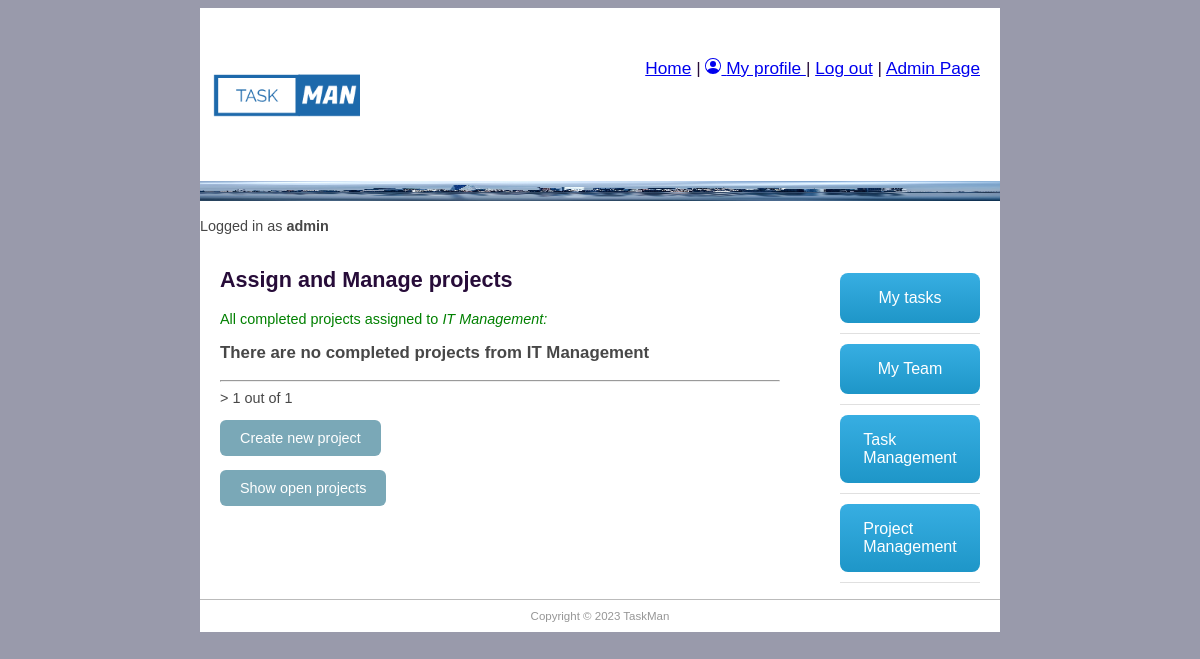
The app's page /taskman/projectsc/ (signed in), older data.
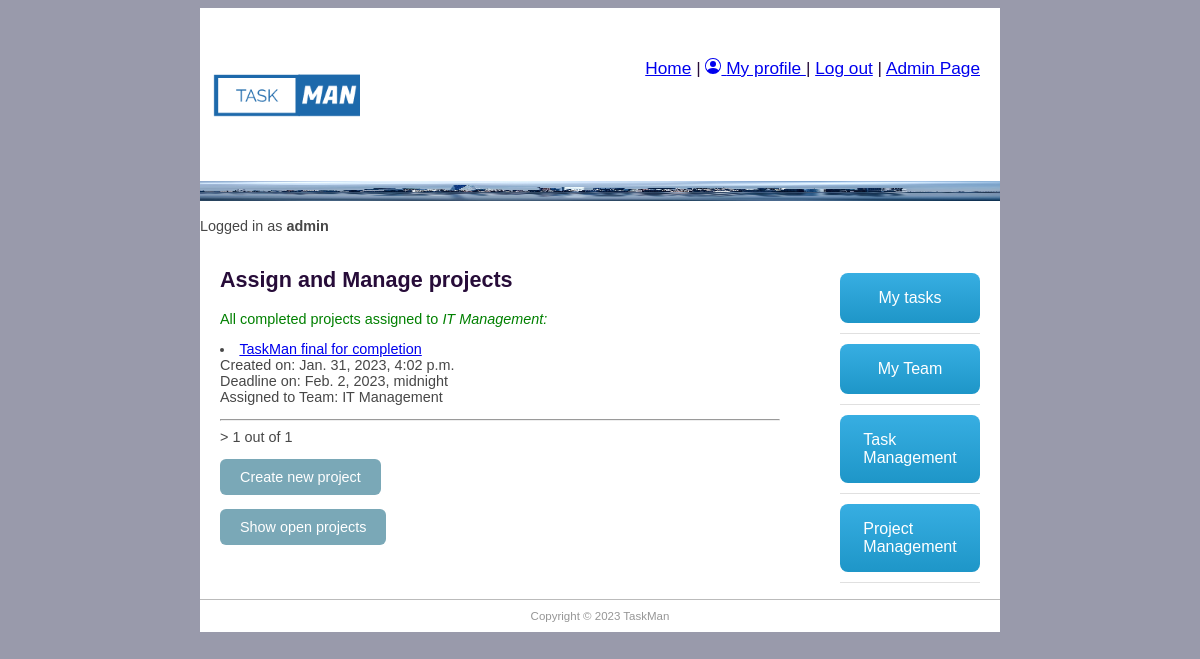
The same page, newer data.
### taskman/models.py (models this page shows, shortened)
class Employee(models.Model):
    user = models.OneToOneField(User, on_delete=models.CASCADE)
    group_id = models.ForeignKey(Group, help_text='Assign to a team', on_delete=models.SET_NULL, null=True, blank=True)
    photo = models.ImageField(default='default.png', upload_to='profile_pics')
    team_role = models.ForeignKey(TeamRole, help_text='Assign a position', on_delete=models.SET_NULL, null=True, blank=True)
    task_number = models.IntegerField('Number of tasks assigned', default=0)

class Project(models.Model):
    title = models.CharField('Project title', max_length=100, help_text='Enter project title')
    description = models.TextField('Description', max_length=2000, help_text='Enter project description')
    group_id = models.ForeignKey(Group, help_text='Assign to a team', blank=True, on_delete=models.SET_NULL, null=True)
    employee_req = models.IntegerField('Number of employees expected. Min:1', default=0, validators=[MinValueValidator(1)])
    enddate = models.DateTimeField('Requested finish date', null=True, blank=True)
    created_on = models.DateTimeField(editable=False, auto_now_add=True)
    updated_on = models.DateTimeField(editable=False, auto_now_add=True)
    completed_on = models.BooleanField('Completed', default=False)

### taskman/views.py (the view)
# urls.py: path('projectsc/', views.ProjectCListView.as_view(), name='all_projects_c'),
class ProjectCListView(LoginRequiredMixin, generic.ListView):
    model = Project
    paginate_by = 5
    template_name = 'project_list_completed.html'
    def get_queryset(self):
        current_employee = Employee.objects.get(user=self.request.user)
        task_list = Project.objects.filter(group_id__id=current_employee.group_id.id).filter(completed_on=True)
        return task_list
    def get_context_data(self, **kwargs):
        context = super().get_context_data(**kwargs)
        current_employee = Employee.objects.get(user=self.request.user)
        context['current_employee'] = current_employee
        return context

### taskman/templates/project_list_completed.html (shortened to what this page needs)
{% extends "base.html" %}
{% block content %}
{% if current_employee.team_role.name == 'Manager' or current_employee.team_role.name == 'Team Lead'%}
<h1>Assign and Manage projects</h1>
<p style="color:green">All completed projects assigned to <em>{{current_employee.group_id.name}}:</em> </p>
{% for project_obj in project_list %}
<li> <a href="{% url 'project-detail' pk=project_obj.pk %}">{{project_obj.title}}</a> <br> Created on: {{project_obj.created_on}} <br> Deadline on: {{project_obj.enddate}}
    <br> Assigned to Team: {{project_obj.group_id}}
</li>
{% endfor %}
{% if project_list.count == 0 %}
<h3>There are no completed projects from {{current_employee.group_id.name}}</h3>
{% endif %}
<hr>
<div class="pagination"><span class="step-links">>
        <span class="current">
            {{ page_obj.number }} out of {{ page_obj.paginator.num_pages }}</span>
    </span></div>
{% if current_employee.team_role.name == 'Manager' %}
<a class="button-cool" href="{% url 'project-new' %}">Create new project</a>
{% endif %}
<a class="button-cool" href="{% url 'all_projects' %}">Show open projects</a>
{%else%}
<h3>You do not have permission to view this page</h3>
{%endif%}
{% endblock %}

Row changes from the older to the newer data that the page shows:
changed Employee "IT Management": group_id.name "IT Management" → (not shown)
added Project: title "TaskMan final for completion", created_on "Jan. 31, 2023, 4:02 p.m.", enddate "Feb. 2, 2023, midnight", group_id "IT Management"
Text that changed along with them:
text no longer shown: "There are no completed projects from"
